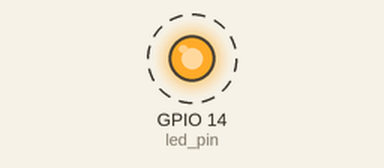
The sketch below on a simulated ESP32. On the bench: output pins drawn as LEDs (lit = HIGH). Dashed ring = blinking.

Above: at 0.2 s.
Timing chart, 0 to 3.0 s (numbered marks = the images above):
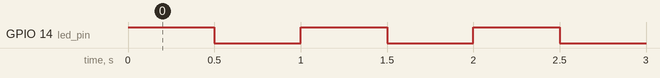

The sketch:

Prioridad.ino
```cpp
#if CONFIG_FREERTOS_UNICORE
static const BaseType_t app_cpu = 0;
#else
static const BaseType_t app_cpu = 1;
#endif

static const int rate_1 = 1000;  // ms
static const int rate_2 = 500;  // ms
static const int led_pin = 14;

void toggleLED_1(void *parameter) {
  while(1) {
    digitalWrite(led_pin, HIGH);
    vTaskDelay(rate_1 / portTICK_PERIOD_MS);
    digitalWrite(led_pin, LOW);
    vTaskDelay(rate_1 / portTICK_PERIOD_MS);
  }
}

void toggleLED_2(void *parameter) {
  while(1) {
    digitalWrite(led_pin, HIGH);
    vTaskDelay(rate_2 / portTICK_PERIOD_MS);
    digitalWrite(led_pin, LOW);
    vTaskDelay(rate_2 / portTICK_PERIOD_MS);
  }
}

void setup() {
  pinMode(led_pin, OUTPUT);

  xTaskCreatePinnedToCore(
              toggleLED_1,
              "Toggle 1",
              1024,
              NULL,
              0,
              NULL,
              app_cpu);

  xTaskCreatePinnedToCore(
              toggleLED_2,
              "Toggle 2",
              1024,
              NULL,
              0,
              NULL,
              app_cpu);
}

void loop() {
}

/*
---Funcionamiento---
Cuando la prioridad de Toggle1 es 0 y la de Toggle2 es 1, el led enciende cada 500ms.
Cuando la prioridad de Toggle1 es 1 y la de Toggle2 es 0, el led enciende cada 1000ms. Por tanto, podemos decir que se ejecuta la tarea que tenga prioridad 1.

Cuando la prioridad de los dos Toggle es 1 se combinan las tareas y se interrumpen entre ellas. Esto causa conflicto en el nucleo del procesador al tratar de liberarse.
Sabiendo que el vTaskDelay se utiliza para bloquear la tarea por un tiempo para poder liberar el procesador de la tarea y, utilizando delays que no se sincronicen entre las tareas,
por ejemplo, Toggle1 1000ms y Toggle2 750ms, llegará el punto en que las dos tareas se desbloquearán a destiempo y se ejecutarán de manera errática sin respetar ningun delay.

Cuando la prioridad de los dos Toggle es 0 no se ejecuta ninguna de las tareas.
*/
```

Measured:
- by itself, GPIO 14 (led_pin): alternates HIGH for 0.50 s and LOW for 0.50 s
